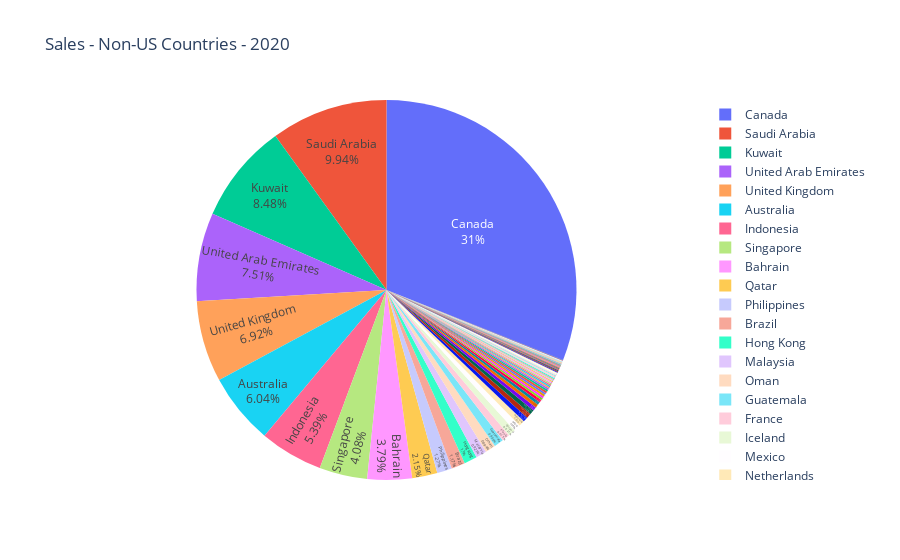

This figure's notebook cell:
### Code cell
# Plotly pie chart - net sales by "country" column value - 2020
fig_sales_country_2020 = px.pie(per_country_sales_2020_df, names="country", values="net_sales", title="Sales - Non-US Countries - 2020",
    labels={"country" : 'Country', "net_sales" :'Sales in $'})
fig_sales_country_2020.update_traces(textposition='inside', textinfo='percent+label')

fig_sales_country_2020.show()

### Figure 1 — Plotly figure (JSON) as saved in the notebook; plotly's stock layout.template omitted (floating-point values rounded to 4 significant figures)
{"data": [{"domain": {"x": [0, 1], "y": [0, 1]}, "hovertemplate": "Country=%{label}<br>Sales in $=%{value}<extra></extra>", "labels": ["Albania", "Aruba", "Australia", "Bahamas", "Bahrain", "Bangladesh", "Barbados", "Belgium", "Bermuda", "Brazil", "Brunei", "Bulgaria", "Cambodia", "Canada", "Chile", "China", "Colombia", "Croatia", "Curaçao", "Denmark", "Dominican Republic", "Ecuador", "Egypt", "El Salvador", "Estonia", "Finland", "France", "Germany", "Ghana", "Greece", "Guatemala", "Haiti", "Honduras", "Hong Kong", "Iceland", "India", "Indonesia", "Ireland", "Israel", "Jamaica", "Japan", "Jordan", "Kazakhstan", "Kenya", "Kuwait", "Lebanon", "Lithuania", "Luxembourg", "Macao", "Malaysia", "Maldives", "Malta", "Mauritius", "Mexico", "Mongolia", "Netherlands", "New Zealand", "Nigeria", "Norway", "Oman", "Pakistan", "Panama", "Paraguay", "Peru", "Philippines", "Poland", "Portugal", "Qatar", "Romania", "Saudi Arabia", "Singapore", "Slovakia", "Slovenia", "South Africa", "South Korea", "Spain", "Sweden", "Switzerland", "Taiwan", "Thailand", "Trinidad And Tobago", "Turks And Caicos Islands", "United Arab Emirates", "United Kingdom", "Vietnam", "Zambia"], "legendgroup": "", "name": "", "showlegend": true, "textinfo": "percent+label", "textposition": "inside", "type": "pie", "values": [24.75, 118.9, 11230.0, 243.0, 7041.0, 117.9, 37.12, 178.3, 168.6, 2176.0, 321.1, 42.25, 54.99, 57610.0, 58.87, 137.7, 292.2, 22.5, 24.75, 456.3, 22.5, 120.0, 127.6, 778.4, 40.8, 130.5, 1254.0, 213.8, 22.28, 39.98, 1498.0, 75, 29.98, 2040.0, 1154.0, 182.7, 10010.0, 596.9, 125.1, 158.6, 528.3, 24.99, 190.7, 87.76, 15750.0, 102, 127.5, 147.5, 261.1, 1711.0, 216.5, 18.92, 30, 1086.0, 46.87, 931.0, 716.8, 336.8, 311.4, 1660.0, 48.72, 308.3, 44.5, 83.43, 2366.0, 217.6, 83.49, 3986.0, 86.73, 18470.0, 7583.0, 57.5, 78.75, 98.1, 211.6, 20.25, 467.0, 763.7, 63.97, 120.0, 51.75, 18.57, 13950.0, 12860.0, 305.3, 145.3]}], "layout": {"legend": {"tracegroupgap": 0}, "title": {"text": "Sales - Non-US Countries - 2020"}}}
